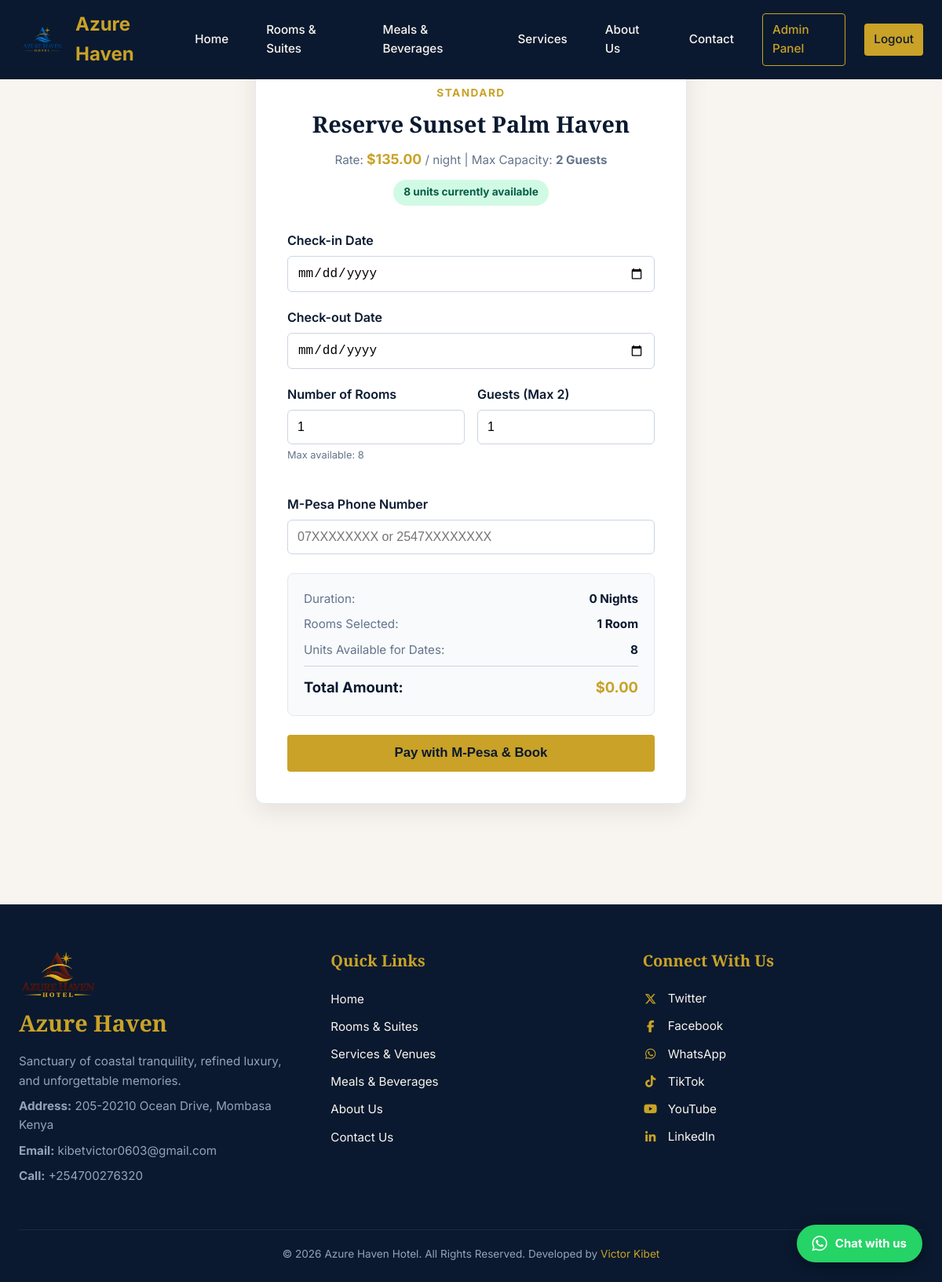
Screenshot of /booking.php?room_id=4 (signed in) with the database file from the repository.
### tables this page shows
CREATE TABLE rooms (
    id INT AUTO_INCREMENT PRIMARY KEY,
    room_group VARCHAR(50) NOT NULL UNIQUE,    
    type VARCHAR(50) NOT NULL,                 
    title VARCHAR(150) NOT NULL,
    description TEXT,
    price DECIMAL(10,2) NOT NULL,
    capacity INT DEFAULT 2,
    beds INT DEFAULT 1,
    size_sqm INT,
    total_quantity INT DEFAULT 10,             
    image VARCHAR(255),
    amenities TEXT,
    status ENUM('available','maintenance') DEFAULT 'available'
);

### includes/functions.php (called while the page is built, shortened)
<?php
function sanitize($data) {
    return htmlspecialchars(trim($data), ENT_QUOTES, 'UTF-8');
}

### booking.php (the view, shortened to what this page needs)
<?php
require_once 'includes/functions.php';
$pdo = getDBConnection();
$roomId = $_GET['room_id'] ?? $_POST['room_id'] ?? null;
if (!$roomId) {
    $stmt = $pdo->prepare("SELECT * FROM rooms WHERE title LIKE :title LIMIT 1");
    $stmt->execute(['title' => '%Executive Bay View%']);
    $room = $stmt->fetch();
    if ($room) {
        $roomId = $room['id'];
    } else {
        $stmt = $pdo->query("SELECT * FROM rooms LIMIT 1");
        $room = $stmt->fetch();
        $roomId = $room['id'] ?? null;
    }
} else {
    $stmt = $pdo->prepare("SELECT * FROM rooms WHERE id = :id");
    $stmt->execute(['id' => $roomId]);
    $room = $stmt->fetch();
}
$roomCapacity = (int)($room['capacity'] ?? 2);
$maxUnits = 10;
try {
    $stmtMax = $pdo->prepare(
        "SELECT r.total_quantity,
                COALESCE(SUM(CASE WHEN b.status IN ('confirmed','pending','pending_payment')
                             THEN b.quantity ELSE 0 END), 0) AS booked
         FROM rooms r
         LEFT JOIN bookings b ON b.room_id = r.id
         WHERE r.id = :id
         GROUP BY r.id"
    );
    $stmtMax->execute(['id' => $roomId]);
    $rowMax = $stmtMax->fetch();
    if ($rowMax) {
        $maxUnits = max(0, (int)$rowMax['total_quantity'] - (int)$rowMax['booked']);
    }
} catch (Exception $e) {
    $maxUnits = 10;
}
include 'includes/header.php';
?>
<div style="display: flex; justify-content: center; align-items: center; min-height: 85vh; padding: 4rem 1rem;">
    <div style="max-width: 550px; width: 100%; background: #ffffff; padding: 2.5rem; border-radius: 12px; box-shadow: var(--shadow, 0 10px 25px rgba(0,0,0,0.1)); border: 1px solid #e2e8f0;">
        <div style="text-align: center; margin-bottom: 2rem;">
            <span style="color: var(--gold, #c5a059); text-transform: uppercase; font-size: 0.85rem; letter-spacing: 1.5px; font-weight: 700;">
                <?php echo sanitize($room['type'] ?? 'Luxury Suite'); ?>
            </span>
            <h2 style="color: var(--navy, #0a192f); margin-top: 0.25rem; font-size: 1.8rem;">
                Reserve <?php echo sanitize($room['title']); ?>
            </h2>
            <p style="color: #64748b; font-size: 0.95rem; margin-top: 0.5rem;">
                Rate: <strong style="color: var(--gold, #c5a059); font-size: 1.1rem;">$<?php echo number_format($room['price'], 2); ?></strong> / night |
                Max Capacity: <strong><?php echo $roomCapacity; ?> Guests</strong>
            </p>
            <p style="margin-top: 0.75rem;">
                <span id="availBadge" style="display:inline-block; padding:0.35rem 0.85rem; border-radius:20px; font-size:0.85rem; font-weight:700; background:#d1fae5; color:#065f46;">
                    <?php echo $maxUnits; ?> units currently available
                </span>
            </p>
        </div>
        <form method="POST" action="booking.php?room_id=<?php echo urlencode($roomId); ?>">
            <div class="form-group" style="margin-bottom: 1.25rem;">
                <label style="display: block; margin-bottom: 0.4rem; color: var(--navy, #0a192f); font-weight: 600;">Check-in Date</label>
                <input type="date" id="check_in" name="check_in" class="form-control" min="<?php echo date('Y-m-d'); ?>" required style="width: 100%; padding: 0.75rem; border: 1px solid #cbd5e1; border-radius: 6px;">
            </div>
            <div class="form-group" style="margin-bottom: 1.25rem;">
                <label style="display: block; margin-bottom: 0.4rem; color: var(--navy, #0a192f); font-weight: 600;">Check-out Date</label>
                <input type="date" id="check_out" name="check_out" class="form-control" min="<?php echo date('Y-m-d', strtotime('+1 day')); ?>" required style="width: 100%; padding: 0.75rem; border: 1px solid #cbd5e1; border-radius: 6px;">
            </div>
            <div style="display: grid; grid-template-columns: 1fr 1fr; gap: 1rem; margin-bottom: 1.25rem;">
                <div class="form-group">
                    <label style="display: block; margin-bottom: 0.4rem; color: var(--navy, #0a192f); font-weight: 600;">Number of Rooms</label>
                    <input type="number" id="num_rooms" name="num_rooms" class="form-control" value="1" min="1" max="<?php echo $maxUnits; ?>" required style="width: 100%; padding: 0.75rem; border: 1px solid #cbd5e1; border-radius: 6px;">
                    <small style="display:block; color:#64748b; font-size:0.8rem; margin-top:0.25rem;">
                        Max available: <span id="maxUnitsHint"><?php echo $maxUnits; ?></span>
                    </small>
                </div>
                <div class="form-group">
                    <label style="display: block; margin-bottom: 0.4rem; color: var(--navy, #0a192f); font-weight: 600;">Guests (Max <?php echo $roomCapacity; ?>)</label>
                    <input type="number" id="guests" name="guests" class="form-control" value="1" min="1" max="<?php echo $roomCapacity; ?>" required style="width: 100%; padding: 0.75rem; border: 1px solid #cbd5e1; border-radius: 6px;">
                </div>
            </div>
            <div class="form-group" style="margin-bottom: 1.5rem;">
                <label style="display: block; margin-bottom: 0.4rem; color: var(--navy, #0a192f); font-weight: 600;">M-Pesa Phone Number</label>
                <input type="text" name="phone" class="form-control" placeholder="07XXXXXXXX or 2547XXXXXXXX" required style="width: 100%; padding: 0.75rem; border: 1px solid #cbd5e1; border-radius: 6px;">
            </div>
            <div style="background: #f8fafc; border: 1px solid #e2e8f0; border-radius: 8px; padding: 1.25rem; margin-bottom: 1.5rem;">
                <div style="display: flex; justify-content: space-between; font-size: 0.95rem; color: #64748b; margin-bottom: 0.5rem;">
                    <span>Duration:</span>
                    <strong id="nights_count" style="color: var(--navy, #0a192f);">0 Nights</strong>
                </div>
                <div style="display: flex; justify-content: space-between; font-size: 0.95rem; color: #64748b; margin-bottom: 0.5rem;">
                    <span>Rooms Selected:</span>
                    <strong id="rooms_summary" style="color: var(--navy, #0a192f);">1 Room</strong>
                </div>
                <div style="display: flex; justify-content: space-between; font-size: 0.95rem; color: #64748b; margin-bottom: 0.5rem;">
                    <span>Units Available for Dates:</span>
                    <strong id="units_avail" style="color: var(--navy, #0a192f);"><?php echo $maxUnits; ?></strong>
                </div>
                <div style="display: flex; justify-content: space-between; font-size: 1.15rem; font-weight: 700; color: var(--navy, #0a192f); border-top: 1px solid #cbd5e1; padding-top: 0.75rem;">
                    <span>Total Amount:</span>
                    <span style="color: var(--gold, #c5a059);">$<span id="total_price">0.00</span></span>
                </div>
            </div>
            <button type="submit" class="btn btn-gold" style="width: 100%; padding: 0.85rem; font-size: 1.05rem; font-weight: 600;">
                Pay with M-Pesa & Book
            </button>
        </form>
    </div>
</div>
<?php include 'includes/footer.php'; ?>

### assets/css/style.css (style rules this page uses)
:root { --navy: #0a192f; --navy-light: #172a45; --gold: #c9a227; --gold-hover: #b08d1e; --cream: #f8f5f0; --white: #ffffff; --text-dark: #2d3748; --text-muted: #718096; --shadow: 0 10px 30px rgba(0,0,0,0.08); --transition: all 0.3s ease; }
* { box-sizing: border-box; margin: 0; padding: 0; }
body { font-family: 'Inter', sans-serif; background-color: var(--cream); color: var(--text-dark); line-height: 1.6; overflow-x: hidden; }
h1, h2, h3, h4, .font-serif { font-family: 'Playfair Display', serif; }
.btn { display: inline-block; padding: 0.75rem 1.5rem; border-radius: 4px; text-decoration: none; font-weight: 500; transition: var(--transition); cursor: pointer; border: none; }
.btn-gold { background: var(--gold); color: var(--navy) !important; }
.form-group { margin-bottom: 1.25rem; }
.form-group label { display: block; margin-bottom: 0.5rem; font-weight: 500; }
.form-control { width: 100%; padding: 0.75rem; border: 1px solid #e2e8f0; border-radius: 4px; font-size: 1rem; }

### rows the page displays
rooms: type "STANDARD", title "Sunset Palm Haven", price "135.00", capacity "2", total_quantity "8"
